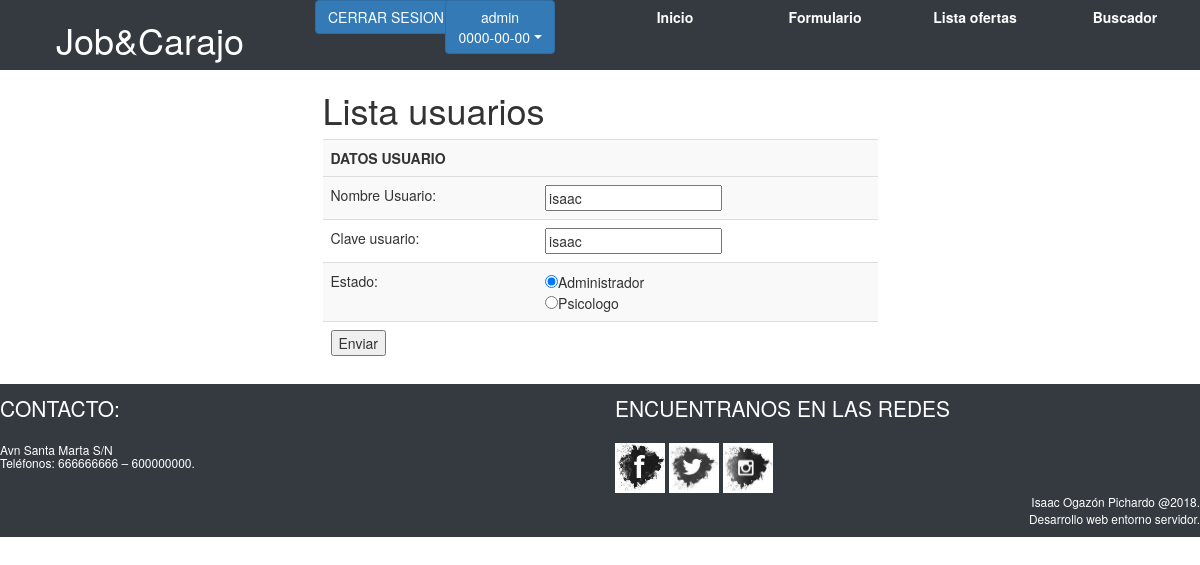
Screenshot of /controlador/modificarusuario.php?id=1 (signed in) with the database file from the repository.
### tables this page shows
CREATE TABLE `tbl_usuarios` (
  `id_usuario` int(11) NOT NULL,
  `nombre_usuario` varchar(20) NOT NULL,
  `clave_usuario` varchar(10) NOT NULL,
  `tipo` varchar(10) NOT NULL,
  `hora` date NOT NULL
);

### modelo/Database.php (called while the page is built, shortened)
<?php
class Database {
    private $dns = "mysql:host=localhost;dbname=proyecto_1ert";
    private $user = "root";
    private $pass = "";
    private static $instance;
    public function __construct() {
        $this->db = new PDO($this->dns, $this->user, $this->pass);
    }
    public static function getInstance() {
        if (!isset(self::$instance)) {
            self::$instance = new $object;
        }
        return self::$instance;
    }
}
?>

### modelo/modificarusuario.php (called while the page is built, shortened)
<?php
include "Database.php";
function getUsuario($idusuario) {
    $sql = "select * from tbl_usuarios where id_usuario=?";
    $result = Database::getInstance()->db->prepare($sql);
    $result->bindParam(1, $idusuario);
    $result->execute();
    $datos = $result->fetch(PDO::FETCH_ASSOC);
    return $datos;
}

### modelo/login.php (called while the page is built, shortened)
<?php
include_once "Database.php";
function esAdmin() {
    if ($_SESSION['tipo'] == "admin")
        return true;
    return false;
}

### vista/modificarusuario.php (the view)
<?php
include(TEMPLATE_PATH . 'encabezado.php');
?>
<div class="col-6 offset-3">
    <h1>Lista usuarios</h1>
    <table class="table table-striped">
        <form method="post" >
            <tr>
                <th colspan="2"><div>DATOS USUARIO</div></th>
            </tr>
            <tr>
            <tr>
                <td>Nombre Usuario:</td>
                <td><input type="text" name="nombre_usuario" value="<?= $usuario['nombre_usuario'] ?>"></td>
            </tr>
            <tr>
                <td>Clave usuario:</td>
                <td><input type="text" name="clave_usuario" value="<?= $usuario['clave_usuario'] ?>"></td>
            </tr>
            <?php if (esAdmin()) { ?>
                <tr>
                    <td>Estado:</td>
                    <td style="text-align: left;"><input type="radio" name="tipo" value="admin" <?= $usuario['tipo'] == 'admin' ? "checked='true'" : '' ?>>Administrador<br>
                        <input type="radio" name="tipo" value="psicologo" <?= $usuario['tipo'] == 'psicologo' ? "checked='true'" : '' ?>>Psicologo</td>
                </tr>
            <?php } ?>
            <tr>
                <td colspan="2"><div>
                        <input type="submit" value="Enviar">
                    </div></td>
            </tr>
        </form>
    </table>
</div>
</div>
<?php include (TEMPLATE_PATH . 'pie.php'); ?>

### rows the page displays
tbl_usuarios: nombre_usuario "isaac", clave_usuario "isaac", tipo "☑"

### other values shown
$_SESSION['tipo'] "admin"
$_SESSION['hora'] "0000-00-00"
